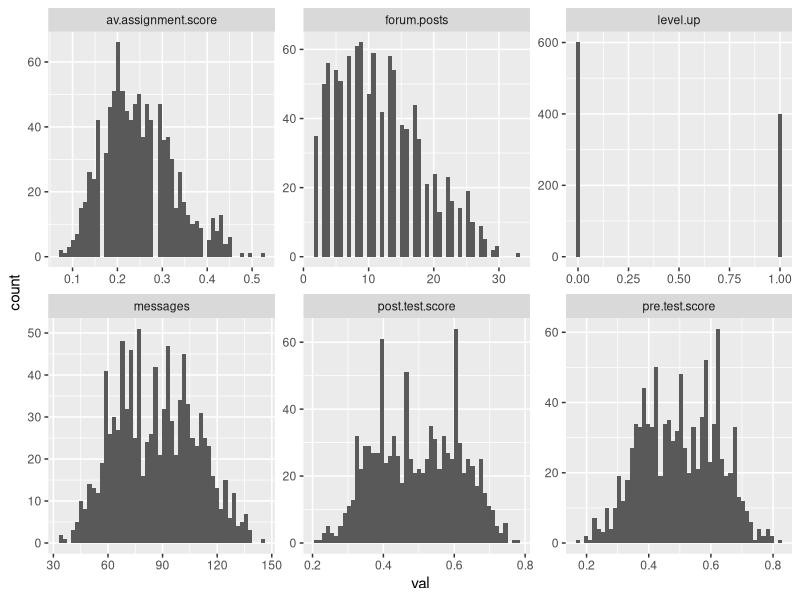
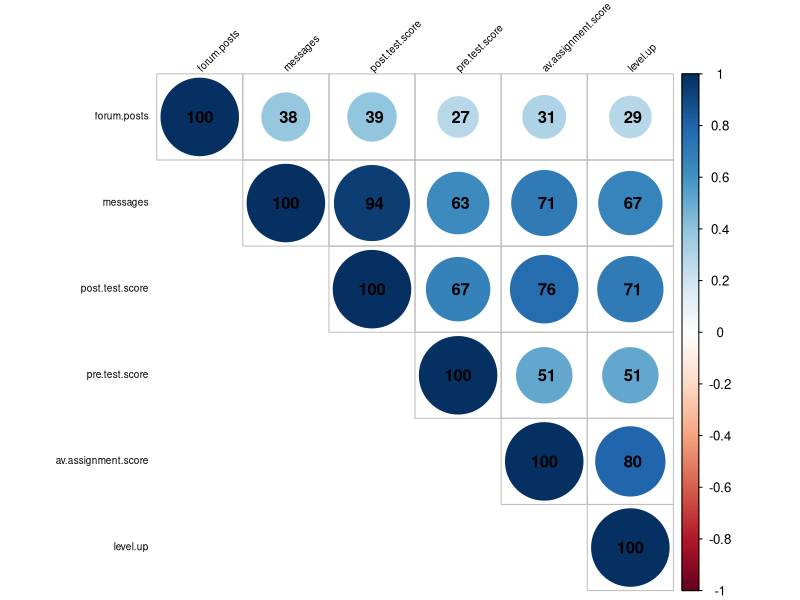
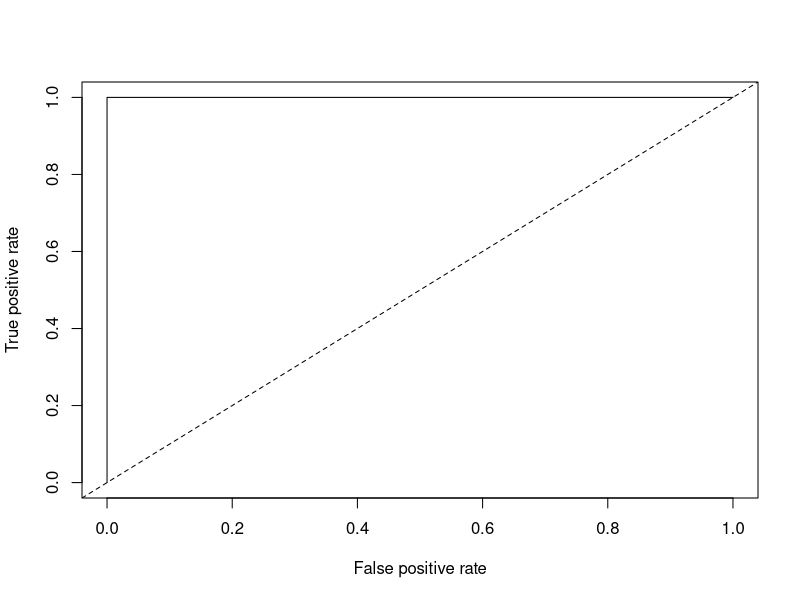
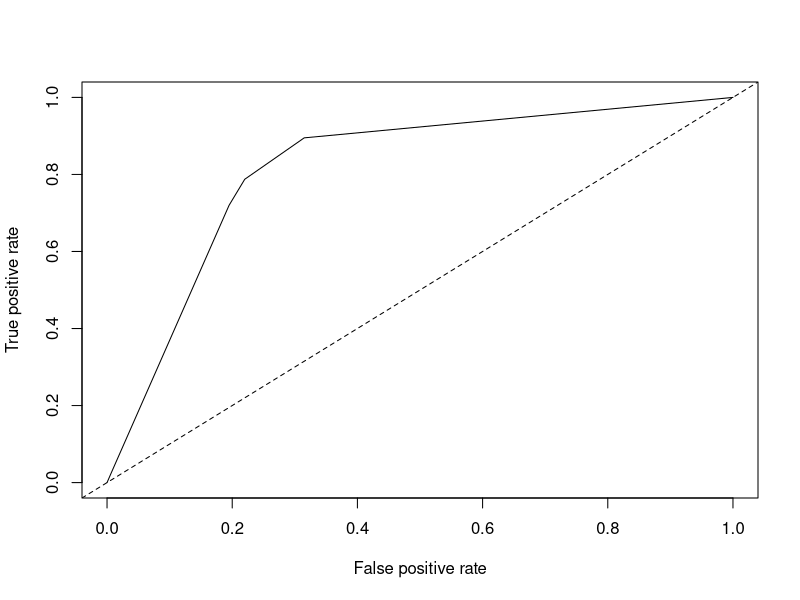

The R script that drew these images, in order:
## ---- chunk 1
D1 <- read.csv("online.data.csv")[,-1]
## ---- chunk 2
#Start by creating histograms of the distributions for all variables (#HINT: look up "facet" in the ggplot documentation)

library(ggplot2)
library(tidyr)
D1$level.up <- ifelse(D1$level.up == "no", 0, 1)
D2 <- gather(D1, vars, val)
ggplot(D2, aes(x = val)) + geom_histogram(bins = 50) + facet_wrap(~vars, scales = "free")

#Then visualize the relationships between variables

library(corrplot)
COR <- cor(D1)
corrplot(COR, order="AOE", method="circle", tl.pos="lt", type="upper",        
tl.col="black", tl.cex=0.6, tl.srt=45, 
        addCoef.col="black", addCoefasPercent = TRUE,
        sig.level=0.50, insig = "blank")

#Try to capture an intuition about the data and the relationships

##Most of the distributions are right-skewed. The visualization indicates that the strongest relationship is between messages and post.test.score.There are also strong positive associations between av.assignment.score and level.up, between av.assignment and post.test.score.
## ---- chunk 3
#Create a classification tree that predicts whether a student "levels up" in the online course using three variables of your choice (As we did last time, set all controls to their minimums)

library(rpart)
library(party)
rp <- rpart(level.up ~ av.assignment.score + post.test.score + messages, method="class", data=D1)

#Plot and generate a CP table for your tree 

post(rp, file = "tree.ps")
printcp(rp)

#Generate a probability value that represents the probability that a student levels up based your classification tree 
D1$pred <- predict(rp, type = "prob")[,2]#Last class we used type = "class" which predicted the classification for us, this time we are using type = "prob" to see the probability that our classififcation is based on.
##The predicted results of level.up is perfectly matched with the actual ones.
###What is [,2] in the predict function here for though?
## ---- chunk 4
library(ROCR)

#Plot the curve
pred.detail <- prediction(D1$pred, D1$level.up) 
plot(performance(pred.detail, "tpr", "fpr"))
abline(0, 1, lty = 2)

#Calculate the Area Under the Curve
unlist(slot(performance(pred.detail,"auc"), "y.values"))#Unlist liberates the AUC value from the "performance" object created by ROCR

#Now repeat this process, but using the variables you did not use for the previous model and compare the plots & results of your two models. Which one do you think was the better model? Why?
rp2 <- rpart(level.up ~ pre.test.score + forum.posts, method="class", data=D1)
post(rp2, file = "tree2.ps")
printcp(rp2)
D1$pred2 <- predict(rp2, type = "prob")[,2]
rp3 <- prune(rp2, cp = printcp(rp2)[3,1]) #Removing some nodes in case of overfitting issues
post(rp3, file = "tree3.ps")
D1$pred3 <- predict(rp3, type = "prob")[,2] #Thought it would be different than D1$pred2
pred.detail2 <- prediction(D1$pred2, D1$level.up) 
plot(performance(pred.detail2, "tpr", "fpr"))
abline(0, 1, lty = 2)
unlist(slot(performance(pred.detail2,"auc"), "y.values"))
##The first model is better as it has larger area under the ROC curve(AUC).
## ---- chunk 5
#Look at the ROC plot for your first model. Based on this plot choose a probability threshold that balances capturing the most correct predictions against false positives. Then generate a new variable in your data set that classifies each student according to your chosen threshold.

D1$threshold.pred1 <- ifelse(D1$pred==1,1,0)

#First generate the table of comparisons
table1 <- table(D1$level.up, D1$threshold.pred1)
table1

#Now generate three diagnostics:

D1$accuracy.model1 <- (600+400)/1000
#accuracy = 1
D1$precision.model1 <- 600/600
#precision = 1
D1$recall.model1 <- 600/1000
#recall = 0.6

#Finally, calculate Kappa for your model according to:

#Convert to matrix
matrix1 <- as.matrix(table1)

#Calculate kappa
kappa(matrix1, exact = TRUE)/kappa(matrix1)

#Now choose a different threshold value and repeat these diagnostics. What conclusions can you draw about your two thresholds?
D1$threshold.pred2 <- ifelse(D1$pred>=0.8,1,0)
table2 <- table(D1$level.up, D1$threshold.pred2)
table2
##The three diagnostics will be the same.
###There is no difference using two different thresholds in terms of the first model values as it is already perfectly matched to the actual observations and different thresholds make no difference for it.
